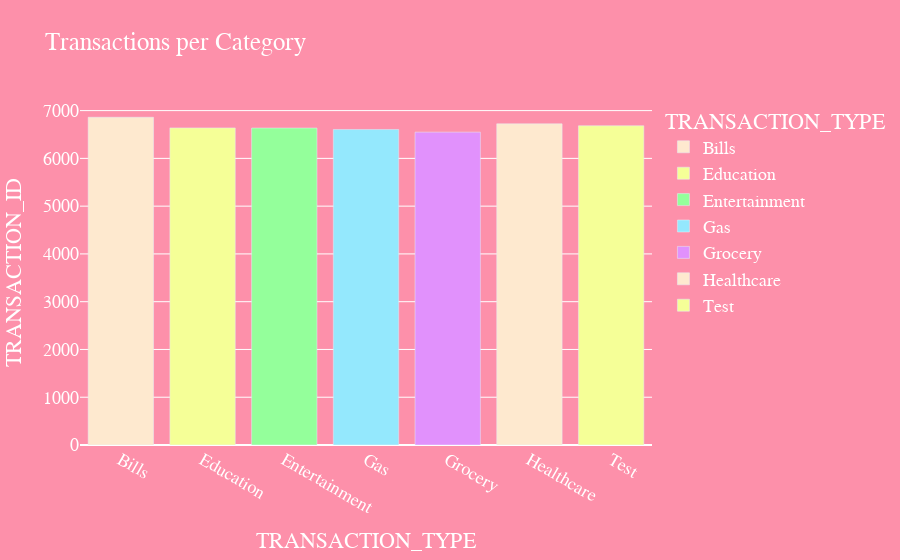

Notebook code for this chart:
### Code cell
#3.1Find and plot which transaction type has a high rate of transactions.
grouped = cdf.groupby('TRANSACTION_TYPE')['TRANSACTION_ID'].count().reset_index()
grouped
#Do they sell testing products or is 'Test' a testing category? I guess we'll never know.

fig = px.bar(grouped, x='TRANSACTION_TYPE', y='TRANSACTION_ID', title='Transactions per Category', color="TRANSACTION_TYPE", color_discrete_sequence=colors[1:])
fig.update_layout(
    font_family="Arial Black",
    font_color='white',
    font_size=18,
    paper_bgcolor=colors[0],
    plot_bgcolor=colors[0]
)
fig.show()

### Figure 1 — Plotly figure (JSON) as saved in the notebook; plotly's stock layout.template omitted (floating-point values rounded to 4 significant figures)
{"data": [{"alignmentgroup": "True", "hovertemplate": "TRANSACTION_TYPE=%{x}<br>TRANSACTION_ID=%{y}<extra></extra>", "legendgroup": "Bills", "marker": {"color": "#fee9cf", "pattern": {"shape": ""}}, "name": "Bills", "offsetgroup": "Bills", "orientation": "v", "showlegend": true, "textposition": "auto", "type": "bar", "x": ["Bills"], "xaxis": "x", "y": [6861], "yaxis": "y"}, {"alignmentgroup": "True", "hovertemplate": "TRANSACTION_TYPE=%{x}<br>TRANSACTION_ID=%{y}<extra></extra>", "legendgroup": "Education", "marker": {"color": "#f5ff97", "pattern": {"shape": ""}}, "name": "Education", "offsetgroup": "Education", "orientation": "v", "showlegend": true, "textposition": "auto", "type": "bar", "x": ["Education"], "xaxis": "x", "y": [6638], "yaxis": "y"}, {"alignmentgroup": "True", "hovertemplate": "TRANSACTION_TYPE=%{x}<br>TRANSACTION_ID=%{y}<extra></extra>", "legendgroup": "Entertainment", "marker": {"color": "#94ff9b", "pattern": {"shape": ""}}, "name": "Entertainment", "offsetgroup": "Entertainment", "orientation": "v", "showlegend": true, "textposition": "auto", "type": "bar", "x": ["Entertainment"], "xaxis": "x", "y": [6635], "yaxis": "y"}, {"alignmentgroup": "True", "hovertemplate": "TRANSACTION_TYPE=%{x}<br>TRANSACTION_ID=%{y}<extra></extra>", "legendgroup": "Gas", "marker": {"color": "#94e8fd", "pattern": {"shape": ""}}, "name": "Gas", "offsetgroup": "Gas", "orientation": "v", "showlegend": true, "textposition": "auto", "type": "bar", "x": ["Gas"], "xaxis": "x", "y": [6605], "yaxis": "y"}, {"alignmentgroup": "True", "hovertemplate": "TRANSACTION_TYPE=%{x}<br>TRANSACTION_ID=%{y}<extra></extra>", "legendgroup": "Grocery", "marker": {"color": "#e191fc", "pattern": {"shape": ""}}, "name": "Grocery", "offsetgroup": "Grocery", "orientation": "v", "showlegend": true, "textposition": "auto", "type": "bar", "x": ["Grocery"], "xaxis": "x", "y": [6549], "yaxis": "y"}, {"alignmentgroup": "True", "hovertemplate": "TRANSACTION_TYPE=%{x}<br>TRANSACTION_ID=%{y}<extra></extra>", "legendgroup": "Healthcare", "marker": {"color": "#fee9cf", "pattern": {"shape": ""}}, "name": "Healthcare", "offsetgroup": "Healthcare", "orientation": "v", "showlegend": true, "textposition": "auto", "type": "bar", "x": ["Healthcare"], "xaxis": "x", "y": [6723], "yaxis": "y"}, {"alignmentgroup": "True", "hovertemplate": "TRANSACTION_TYPE=%{x}<br>TRANSACTION_ID=%{y}<extra></extra>", "legendgroup": "Test", "marker": {"color": "#f5ff97", "pattern": {"shape": ""}}, "name": "Test", "offsetgroup": "Test", "orientation": "v", "showlegend": true, "textposition": "auto", "type": "bar", "x": ["Test"], "xaxis": "x", "y": [6683], "yaxis": "y"}], "layout": {"barmode": "relative", "font": {"color": "white", "family": "Arial Black", "size": 18}, "legend": {"title": {"text": "TRANSACTION_TYPE"}, "tracegroupgap": 0}, "paper_bgcolor": "#fd90aa", "plot_bgcolor": "#fd90aa", "title": {"text": "Transactions per Category"}, "xaxis": {"anchor": "y", "categoryarray": ["Bills", "Education", "Entertainment", "Gas", "Grocery", "Healthcare", "Test"], "categoryorder": "array", "domain": [0, 1], "title": {"text": "TRANSACTION_TYPE"}}, "yaxis": {"anchor": "x", "domain": [0, 1], "title": {"text": "TRANSACTION_ID"}}}}
